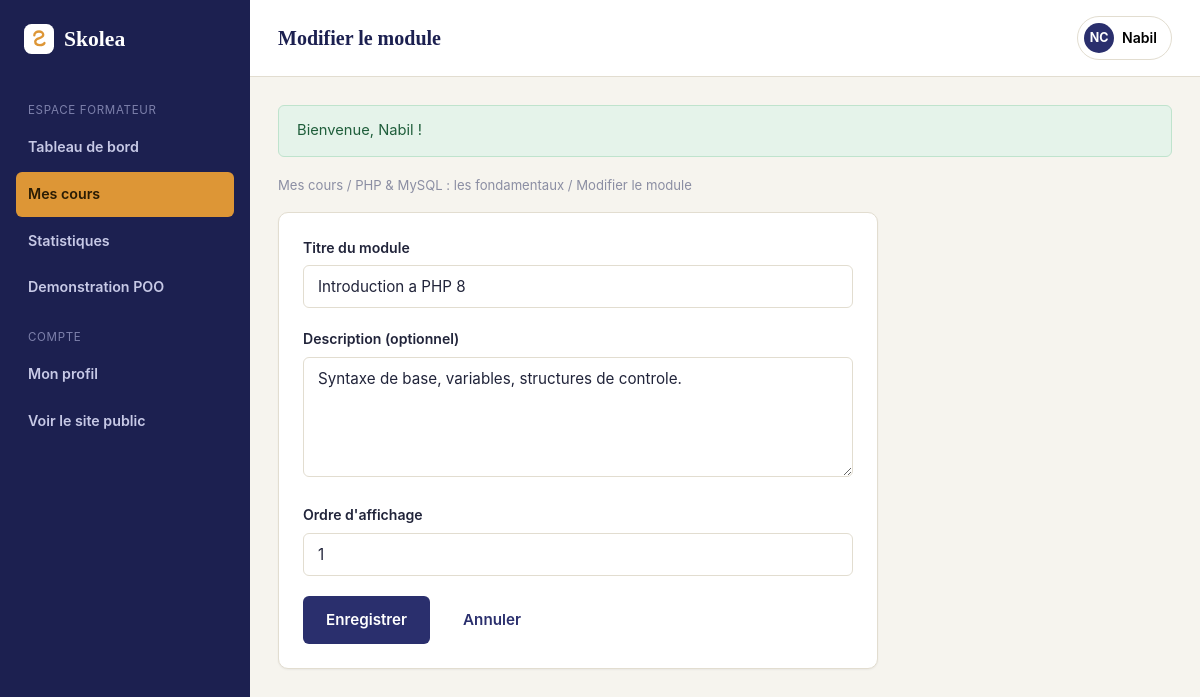
The page /SkoleaMVC/View/BackOffice/formateur_module_modifier.php?id=1 (signed in) on the database its author committed.
### tables this page shows
CREATE TABLE modules (
    id              INT UNSIGNED AUTO_INCREMENT PRIMARY KEY,
    cours_id        INT UNSIGNED NOT NULL,
    titre           VARCHAR(150) NOT NULL,
    description     TEXT NULL,
    ordre           INT UNSIGNED NOT NULL DEFAULT 1,
    date_creation   DATETIME NOT NULL DEFAULT CURRENT_TIMESTAMP,
    CONSTRAINT fk_module_cours FOREIGN KEY (cours_id) REFERENCES cours(id)
        ON DELETE CASCADE ON UPDATE CASCADE
);

CREATE TABLE cours (
    id              INT UNSIGNED AUTO_INCREMENT PRIMARY KEY,
    titre           VARCHAR(150) NOT NULL,
    description     TEXT NOT NULL,
    categorie_id    INT UNSIGNED NOT NULL,
    formateur_id    INT UNSIGNED NOT NULL,
    niveau          ENUM('debutant', 'intermediaire', 'avance') NOT NULL DEFAULT 'debutant',
    statut          ENUM('brouillon', 'publie') NOT NULL DEFAULT 'brouillon',
    date_creation   DATETIME NOT NULL DEFAULT CURRENT_TIMESTAMP,
    date_maj        DATETIME NOT NULL DEFAULT CURRENT_TIMESTAMP ON UPDATE CURRENT_TIMESTAMP,
    CONSTRAINT fk_cours_categorie FOREIGN KEY (categorie_id) REFERENCES categories(id)
        ON DELETE RESTRICT ON UPDATE CASCADE,
    CONSTRAINT fk_cours_formateur FOREIGN KEY (formateur_id) REFERENCES utilisateurs(id)
        ON DELETE CASCADE ON UPDATE CASCADE
);

### config.php (called while the page is built)
<?php
class config
{
    private static $pdo = null;
    public static function getConnexion()
    {
        if (!isset(self::$pdo)) {
            $servername = "localhost";
            $username = "root";
            $password = "";
            $dbname = "skolea";
            try {
                self::$pdo = new PDO(
                    "mysql:host=$servername;dbname=$dbname;charset=utf8mb4",
                    $username,
                    $password
                );
                self::$pdo->setAttribute(PDO::ATTR_ERRMODE, PDO::ERRMODE_EXCEPTION);
                self::$pdo->setAttribute(PDO::ATTR_DEFAULT_FETCH_MODE, PDO::FETCH_ASSOC);
            } catch (Exception $e) {
                die('Erreur de connexion : ' . $e->getMessage());
            }
        }
        return self::$pdo;
    }
}

### SkoleaMVC/Controller/ModuleController.php (called while the page is built, shortened)
<?php
class ModuleController
{
    private $model;
    public function __construct()
    {
        $this->model = new Module();
    }
    public function trouverPourFormateur($id, $formateurId)
    {
        $module = $this->model->findAvecCours($id);
        return $module;
    }
}

### SkoleaMVC/Model/Module.php (called while the page is built, shortened)
<?php
class Module
{
    private $pdo;
    public function __construct()
    {
        $this->pdo = config::getConnexion();
    }
    public function findAvecCours($id)
    {
        $stmt = $this->pdo->prepare('
            SELECT m.*, c.formateur_id, c.titre AS cours_titre
            FROM modules m
            INNER JOIN cours c ON c.id = m.cours_id
            WHERE m.id = :id
        ');
        $stmt->execute(['id' => $id]);
        return $stmt->fetch() ?: null;
    }
}

### SkoleaMVC/helpers.php (called while the page is built, shortened)
<?php
function e($value)
{
    return htmlspecialchars($value ?? '', ENT_QUOTES, 'UTF-8');
}
function old($old, $key, $default = '')
{
    return e($old[$key] ?? $default);
}

### SkoleaMVC/View/BackOffice/formateur_module_modifier.php (the view, shortened to what this page needs)
<?php
require_once __DIR__ . '/../../bootstrap.php';
require_once __DIR__ . '/../../Model/Module.php';
require_once __DIR__ . '/../../Controller/ModuleController.php';
$formateurId = (int) $_SESSION['utilisateur']['id'];
$moduleController = new ModuleController();
$id = (int) ($_GET['id'] ?? 0);
$module = $moduleController->trouverPourFormateur($id, $formateurId);
$coursId = (int) $module['cours_id'];
$old = $module;
$errors = [];
require __DIR__ . '/includes/header.php';
?>
<div class="breadcrumb">
    <a href="formateur_cours.php">Mes cours</a> /
    <a href="formateur_cours_show.php?id=<?= $coursId ?>"><?= e($module['cours_titre']) ?></a> /
    Modifier le module
</div>
<div class="card" style="max-width:600px;">
    <div class="card-body">
        <form method="post" action="formateur_module_modifier.php?id=<?= $id ?>" id="form-module" novalidate>
            <div class="form-group">
                <label class="form-label" for="titre">Titre du module</label>
                <input type="text" id="titre" name="titre" class="form-control<?= isset($errors['titre']) ? ' is-invalid' : '' ?>"
                       value="<?= old($old, 'titre') ?>" placeholder="Ex : Introduction aux variables">
            </div>
            <div class="form-group">
                <label class="form-label" for="description">Description (optionnel)</label>
                <textarea id="description" name="description" class="form-control" rows="4"
                          placeholder="Ce que l'etudiant va apprendre dans ce module"><?= old($old, 'description') ?></textarea>
            </div>
            <div class="form-group">
                <label class="form-label" for="ordre">Ordre d'affichage</label>
                <input type="number" id="ordre" name="ordre" min="1" class="form-control<?= isset($errors['ordre']) ? ' is-invalid' : '' ?>"
                       value="<?= old($old, 'ordre') ?>" placeholder="Laisser vide pour l'ajouter a la fin">
            </div>
            <div class="cluster" style="margin-top:8px;">
                <button type="submit" class="btn btn-primary">Enregistrer</button>
                <a href="formateur_cours_show.php?id=<?= $coursId ?>" class="btn btn-ghost">Annuler</a>
            </div>
        </form>
    </div>
</div>
<?php require __DIR__ . '/includes/footer.php'; ?>

### SkoleaMVC/assets/css/app.css (style rules this page uses)
:root { --color-bg: #f6f4ee; --color-surface: #ffffff; --color-surface-alt: #efece2; --color-border: #e2ddd0; --color-text: #21243a; --color-text-muted: #63667c; --color-text-soft: #8b8ea3; --color-primary: #2a2f6d; --color-primary-dark: #1c2050; --color-primary-light: #4c56a6; --color-accent: #dd9636; --color-accent-dark: #b87a24; --color-success: #2e8b57; --color-success-bg: #e5f3ea; --color-warning: #c77d22; --color-warning-bg: #faf0e0; --color-danger: #c1443a; --color-danger-bg: #fbe9e7; --color-info: #2f6f9e; --color-info-bg: #e7f1f7; --font-heading: Cambria, Georgia, 'Times New Roman', serif; --font-body: -apple-system, BlinkMacSystemFont, 'Segoe UI', Roboto, Helvetica, Arial, sans-serif; --radius-sm: 6px; --radius-md: 10px; --radius-lg: 18px; --shadow-sm: 0 1px 2px rgba(33, 36, 58, 0.06); --shadow-md: 0 8px 24px rgba(33, 36, 58, 0.08); --shadow-lg: 0 16px 40px rgba(33, 36, 58, 0.14); --container-width: 1140px; }
*, *::before, *::after { box-sizing: border-box; }
html { -webkit-text-size-adjust: 100%; scroll-behavior: smooth; }
body { margin: 0; background: var(--color-bg); color: var(--color-text); font-family: var(--font-body); font-size: 16px; line-height: 1.6; -webkit-font-smoothing: antialiased; }
a { color: inherit; text-decoration: none; }
button { font: inherit; }
.cluster { display: flex; align-items: center; gap: 10px; flex-wrap: wrap; }
.btn { display: inline-flex; align-items: center; justify-content: center; gap: 8px; border: 1px solid transparent; border-radius: var(--radius-sm); padding: 11px 22px; font-size: .95rem; font-weight: 600; cursor: pointer; transition: transform .12s ease, box-shadow .12s ease, background-color .12s ease, border-color .12s ease; white-space: nowrap; }
.btn-primary { background: var(--color-primary); color: #fff; }
.btn-ghost { background: transparent; color: var(--color-primary); }
.card { background: var(--color-surface); border: 1px solid var(--color-border); border-radius: var(--radius-md); box-shadow: var(--shadow-sm); }
.card-body { padding: 24px; }
.form-group { margin-bottom: 20px; }
.form-label { display: block; font-weight: 600; font-size: .88rem; margin-bottom: 6px; color: var(--color-text); }
.form-control { width: 100%; padding: 11px 14px; border: 1px solid var(--color-border); border-radius: var(--radius-sm); background: var(--color-surface); font-family: inherit; font-size: .95rem; color: var(--color-text); transition: border-color .12s ease, box-shadow .12s ease; }
textarea.form-control { resize: vertical; min-height: 120px; }
.breadcrumb { font-size: .82rem; color: var(--color-text-soft); margin-bottom: 16px; }

### rows shown on the page
modules: cours.titre "PHP & MySQL : les fondamentaux", titre "Introduction a PHP 8", description "Syntaxe de base, variables, structures de controle.", ordre "1"

### other values the page prints
$pageTitle "Modifier le module"
$utilisateur['prenom'] "Nabil"
$message "Bienvenue, Nabil !"
